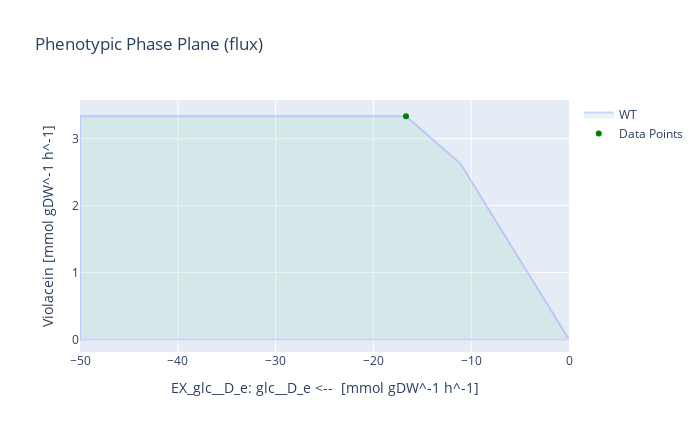

Notebook source saved alongside this figure:
### Code cell
# With glucose as substrate
medium = model_M9_vio_fad.medium
with model_M9_vio_fad:
    model_M9_vio_fad.objective = model_M9_vio_fad.reactions.Growth
    growth_rate = model_M9_vio_fad.optimize().objective_value
    model_M9_vio_fad.objective = model_M9_vio_fad.reactions.Violacein
    violacein_production = model_M9_vio_fad.optimize().objective_value
    violacein_glc_yield = violacein_production / (-1*model_M9_vio_fad.reactions.EX_glc__D_e.flux)
    
    print('Growth rate for V. natriegens [h^-1]:', growth_rate)
    print('Max. violacein production [mmol gDW^-1 h^-1]:', violacein_production)
    print('Theoretical maximum yield [mmol_vio / mmol_glc]:', violacein_glc_yield)
    
    model_M9_vio_fad.reactions.EX_glc__D_e.bounds = -50,0
    result = phenotypic_phase_plane(model_M9_vio_fad, 
                                variables=[model_M9_vio_fad.reactions.EX_glc__D_e],
                                objective=model_M9_vio_fad.reactions.Violacein,
                                points=10)
    x = result.data_frame.EX_glc__D_e[result.data_frame.objective_upper_bound.idxmax()]
    y = result.data_frame.objective_upper_bound[result.data_frame.objective_upper_bound.idxmax()]
    result.plot(plotter, points=[(x,y)], points_colors=["green"])
    print("The optimal glucose uptake for Violacein flux is:", result.data_frame.EX_glc__D_e[result.data_frame.objective_upper_bound.idxmax()])

### Figure 1 — Plotly figure (JSON) as saved in the notebook; plotly's stock layout.template omitted (floating-point values rounded to 4 significant figures)
{"data": [{"fill": "toself", "fillcolor": "#B3E2CD", "hoverinfo": "none", "marker": {"line": {"color": "#B3E2CD"}, "opacity": 0.3}, "mode": "lines", "name": "WT", "opacity": 0.3, "type": "scatter", "x": [-50, -44.44, -38.89, -33.33, -27.78, -22.22, -16.67, -11.11, -5.556, -1.137e-13, -1.137e-13, -5.556, -11.11, -16.67, -22.22, -27.78, -33.33, -38.89, -44.44, -50, -50, -50], "y": [0, 0, 0, 4.441e-16, 0, 0, -8.882e-16, 0, 0, 0, 1.464e-13, 1.314, 2.628, 3.333, 3.333, 3.333, 3.333, 3.333, 3.333, 3.333, 0, 3.333]}, {"marker": {"color": ["green"]}, "mode": "markers", "name": "Data Points", "type": "scatter", "x": [-16.67], "y": [3.333]}], "layout": {"height": 432, "title": {"text": "Phenotypic Phase Plane (flux)"}, "width": 700, "xaxis": {"autorange": true, "range": [-50, -1.137e-13], "title": {"text": "EX_glc__D_e: glc__D_e <--  [mmol gDW^-1 h^-1]"}, "type": "linear"}, "yaxis": {"autorange": true, "range": [-0.1883, 3.578], "title": {"text": "Violacein [mmol gDW^-1 h^-1]"}, "type": "linear"}}}
